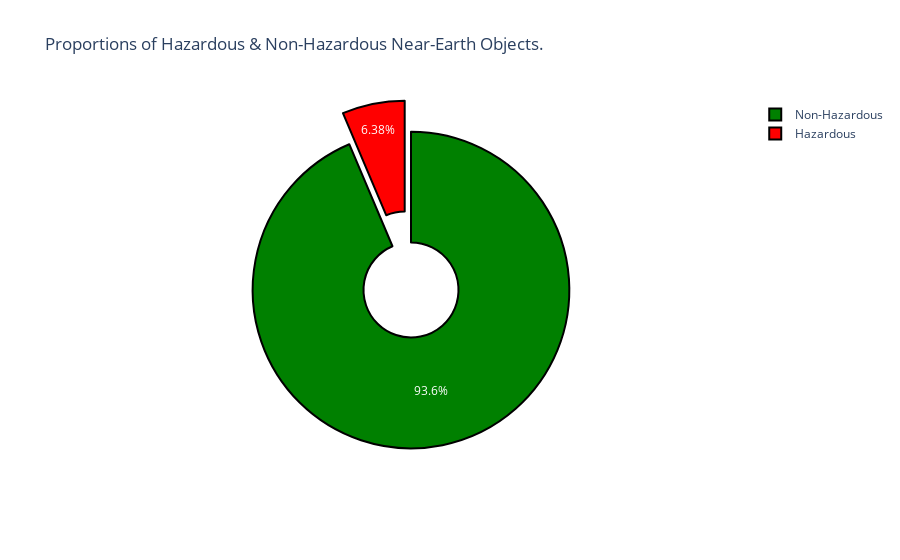

The code cell stored with this chart in its notebook:
### Code cell
proportions = df['Is Potentially Hazardous'].value_counts(normalize=True)
import plotly.graph_objects as go

data = df['Is Potentially Hazardous'].value_counts(normalize=True)

labels = ['Non-Hazardous', 'Hazardous']
colors = ['#008000', '#FF0000']
explode = [0, 0.2]  # Explode the second slice (Hazardous)

fig = go.Figure(data=[go.Pie(labels=labels, values=data, hole=0.3,
                        hoverinfo='label+percent', textinfo='percent',
                        marker=dict(colors=colors, line=dict(color='#000000', width=2)),
                        pull=explode)])

fig.update_layout(title='Proportions of Hazardous & Non-Hazardous Near-Earth Objects.',
                legend=dict(itemsizing='constant'))

fig.show()

### Figure 1 — Plotly figure (JSON) as saved in the notebook; plotly's stock layout.template omitted (floating-point values rounded to 4 significant figures)
{"data": [{"hole": 0.3, "hoverinfo": "label+percent", "labels": ["Non-Hazardous", "Hazardous"], "marker": {"colors": ["#008000", "#FF0000"], "line": {"color": "#000000", "width": 2}}, "pull": [0, 0.2], "textinfo": "percent", "type": "pie", "values": [0.9362, 0.06377]}], "layout": {"legend": {"itemsizing": "constant"}, "title": {"text": "Proportions of Hazardous & Non-Hazardous Near-Earth Objects."}}}
